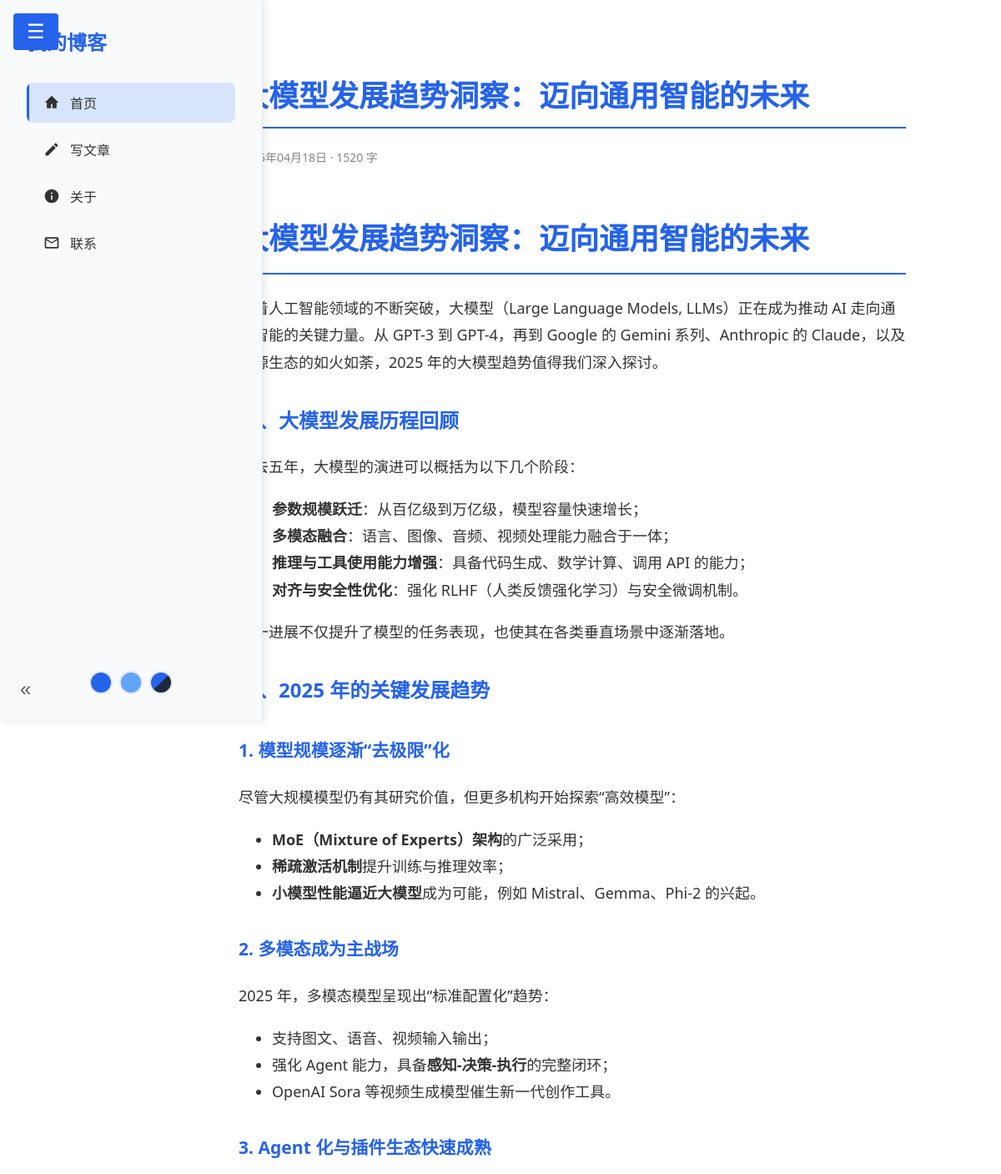
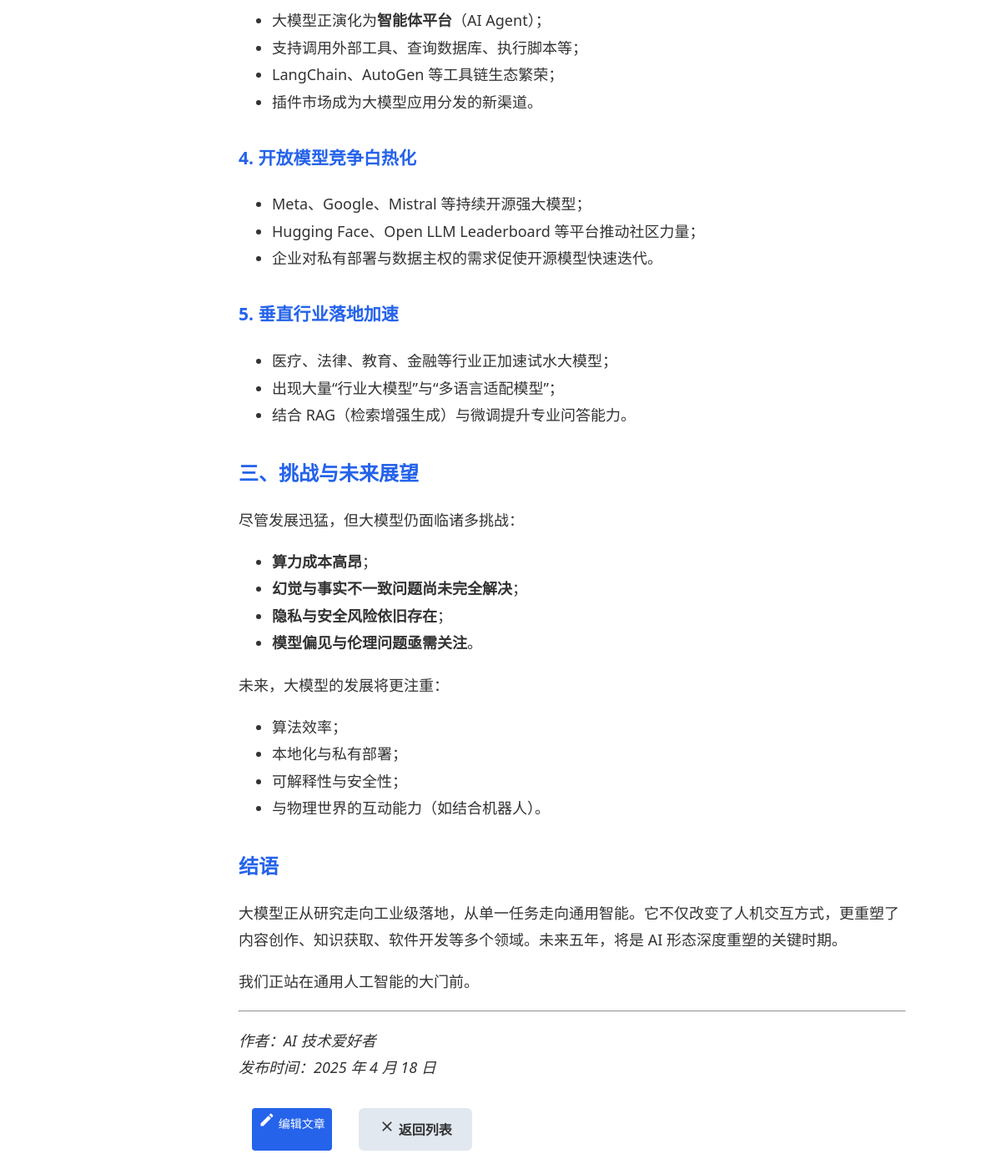
/post/1, run on the app's committed database (2 pictures, top to bottom).
### app.py (models this page shows)
class Post(db.Model):
    id = db.Column(db.Integer, primary_key=True)
    title = db.Column(db.String(100), nullable=False)
    content = db.Column(db.Text, nullable=False)
    created_at = db.Column(db.DateTime, default=datetime.utcnow)

### app.py (the view)
@app.route('/post/<int:post_id>')
def post(post_id):
    post = Post.query.get_or_404(post_id)
    return render_template('post.html', post=post)

### app.py (called while the page is built)
@app.template_filter('markdown')
def markdown_filter(text):
    if not text:
        return ""
    html = markdown2.markdown(text, extras=["fenced-code-blocks", "tables"])
    return Markup(html)

### templates/post.html (shortened to what this page needs)
{% extends "base.html" %}
{% block content %}
<article class="post-detail">
    <header>
        <h1>{{ post.title }}</h1>
        <div class="post-meta">
            <time datetime="{{ post.created_at.isoformat() }}">
                {{ post.created_at.strftime('%Y年%m月%d日') }}
            </time>
            <span>·</span>
            <span>{{ post.content|length }} 字</span>
        </div>
    </header>
    <div class="post-content">
        {{ post.content|markdown }}
    </div>
    <div class="post-actions">
        <a href="{{ url_for('edit', post_id=post.id) }}" class="edit-btn">
            <svg class="icon" viewBox="0 0 24 24"><path d="M3 17.25V21h3.75L17.81 9.94l-3.75-3.75L3 17.25zM20.71 7.04c.39-.39.39-1.02 0-1.41l-2.34-2.34c-.39-.39-1.02-.39-1.41 0l-1.83 1.83 3.75 3.75 1.83-1.83z"/></svg>
            编辑文章
        </a>
        <a href="{{ url_for('index') }}" class="cancel-btn">
            <svg class="icon" viewBox="0 0 24 24"><path d="M19 6.41L17.59 5 12 10.59 6.41 5 5 6.41 10.59 12 5 17.59 6.41 19 12 13.41 17.59 19 19 17.59 13.41 12z"/></svg>
            返回列表
        </a>
    </div>
</article>
{% endblock %}

### static/style.css (style rules this page uses)
:root { --bg-color: #ffffff; --text-color: #333333; --primary-color: #2563eb; --sidebar-bg: #f8fafc; --border-color: #e2e8f0; }
[data-theme="system"] { color-scheme: light dark; }
body { margin: 0; font-family: 'Segoe UI', system-ui, sans-serif; background-color: var(--bg-color); color: var(--text-color); transition: background-color 0.3s, color 0.3s; }
.icon { width: 1.25rem; height: 1.25rem; fill: currentColor; }
.content h1 { font-size: 2.25rem; margin: 2rem 0 1.5rem; border-bottom: 2px solid var(--primary-color); padding-bottom: 0.5rem; }
.content h2 { font-size: 1.875rem; margin: 1.5rem 0 1rem; color: color-mix(in srgb, var(--primary-color) 80%, var(--text-color)); }
.post-meta { color: color-mix(in srgb, var(--text-color) 60%, transparent); font-size: 0.875rem; margin-bottom: 1.5rem; }
.post-content { font-size: 1.125rem; margin-bottom: 2rem; }
.post-actions { display: flex; gap: 1rem; margin-top: 2rem; }
.content h1, .content h2, .content h3 { color: var(--primary-color); margin-top: 1.5em; }
.post-content { font-size: 1.125rem; line-height: 1.8; }
.post-content h2 { font-size: 1.5rem; margin: 2rem 0 1rem; color: var(--primary-color); }
.edit-btn { display: inline-block; margin-left: 1rem; padding: 0.25rem 0.5rem; background-color: var(--primary-color); color: white; border-radius: 0.25rem; text-decoration: none; font-size: 0.875rem; }
.cancel-btn { display: inline-block; margin-left: 1rem; padding: 0.75rem 1.5rem; background-color: var(--border-color); color: var(--text-color); border-radius: 0.375rem; text-decoration: none; font-weight: 600; transition: background-color 0.2s; }

### data on the page
Post: title "大模型发展趋势洞察：迈向通用智能的未来", created_at "2025年04月18日", content "大模型发展趋势洞察：迈向通用智能的未来 随着人工智能领域的不断突破，大模型（Large Language Models, LLMs）正在成为推动 AI 走向通用智能的关键力量。从 GPT-3 到 GPT-4，再到 Google 的 Gemini 系列、Anthropic 的 Claude，以及开源生态的如火如荼，2025 年的大模型趋势值得我们深入探讨。 一、大模型发展历程回顾 过去五年，大模型的演进可以概括为以下几个阶段： 参数规模跃迁 ：从百亿级到万亿级，模型容量快速增长； 多模态融合 ：语言、图像、音频、视频处理能力融合于一体； 推理与工具使用能力增强 ：具备代码生成、数学计算、调用 API 的能力； 对齐与安全性优化 ：强化 RLHF（人类反馈强化学习）与安全微调机制。 这一进展不仅提升了模型的任务表现，也使其在各类垂直场景中逐渐落地。 二、2025 年的关键发展趋势 1. 模型规模逐渐“去极限”化 尽管大规模模型仍有其研究价值，但更多机构开始探索“高效模型”： MoE（Mixture of Experts）架构 的广泛采用； 稀疏激活机制 提升训练与推理效率； 小模型性能逼近大模型 成为可能，例如 Mistral、Gemma、Phi-2 的兴起。 2. 多模态成为主战场 2025 年，多模态模型呈现出“标准配置化”趋势： 支持图文、语音、视频输入输出； 强化 Agent 能力，具备 感知-决策-执行 的完整闭环； OpenAI Sora 等视频生成模型催生新一代创作工具。 3. Agent 化与插件生态快速成熟 大模型正演化为 智能体平台 （AI Agent）；…"

### other printed values
{{ post.content|length }} "1520"
